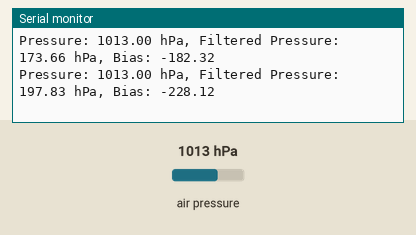
Bench run of a sketch on a simulated Arduino Uno, built with avr-gcc and run on an emulated ATmega328P. Shown: the last lines printed to the serial monitor. The test bench sets the inputs (shaded band); at power-on: air pressure 1013 hPa.

Above: at 1.7 s.
1.8 s: air pressure set to 1000 hPa
At 1.88 s:
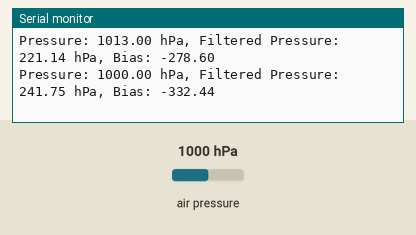
4.8 s: air pressure set to 952 hPa
At 4.86 s:
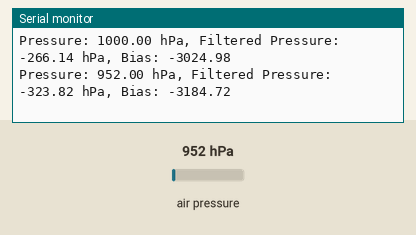
Timing chart, 0 to 7.8 s (numbered marks = the images above; inputs shaded):
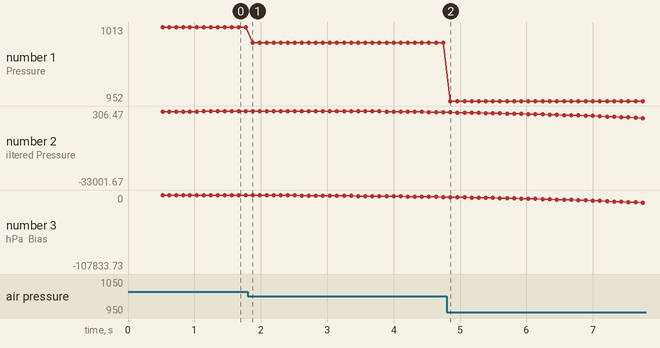

Measured:
- after the input at 1.8 s, the serial monitor: prints a new line after 0.08 s (image 1)
- plotted number 1: 1013 → 1000 after the input at 1.8 s
- plotted number 2: 221.14 → -266.14 after the input at 1.8 s
- plotted number 3: -278.6 → -3024.98 after the input at 1.8 s

The sketch:

bmp280.ino
```cpp
#include <Adafruit_BMP280.h>
#include <Wire.h>

Adafruit_BMP280 bmp; // I2C

// Kalman filter variables
float Q_angle = 0.001;
float Q_bias = 0.003;
float R_measure = 0.03;
float angle = 0; // Reset the angle
float bias = 0; // Reset bias

float P[2][2] = {{0, 0}, {0, 0}};

void setup() {
  Serial.begin(9600);
  if (!bmp.begin(0x76)) {
    Serial.println("Could not find a valid BMP280 sensor, check wiring!");
    while (1);
  }
  delay(500);
  Serial.println("BMP280 sensor found!");
}

void loop() {
  float dt = 0.1; // Time step
  float y = bmp.readPressure() / 100.0F; // Read pressure in hPa
  float S = 0;

  // Update the angle estimation using the Kalman filter
  angle += dt * (bias - angle);
  P[0][0] += dt * (dt*P[1][1] - P[0][1] - P[1][0] + Q_angle);
  P[0][1] -= dt * P[1][1];
  P[1][0] -= dt * P[1][1];
  P[1][1] += Q_bias * dt;

  S = P[0][0] + R_measure;
  float K[2] = {P[0][0] / S, P[1][0] / S};

  float y_hat = angle;
  float y_err = y - y_hat;

  angle += K[0] * y_err;
  bias += K[1] * y_err;
  P[0][0] -= K[0] * P[0][0];
  P[0][1] -= K[0] * P[0][1];
  P[1][0] -= K[1] * P[0][0];
  P[1][1] -= K[1] * P[0][1];

  // print on the serial monitor

  Serial.print("Pressure: ");
  Serial.print(y);
  Serial.print(" hPa, Filtered Pressure: ");
  Serial.print(angle);
  Serial.print(" hPa, Bias: ");
  Serial.print(bias);
  Serial.println();

  delay(100);
}
```
